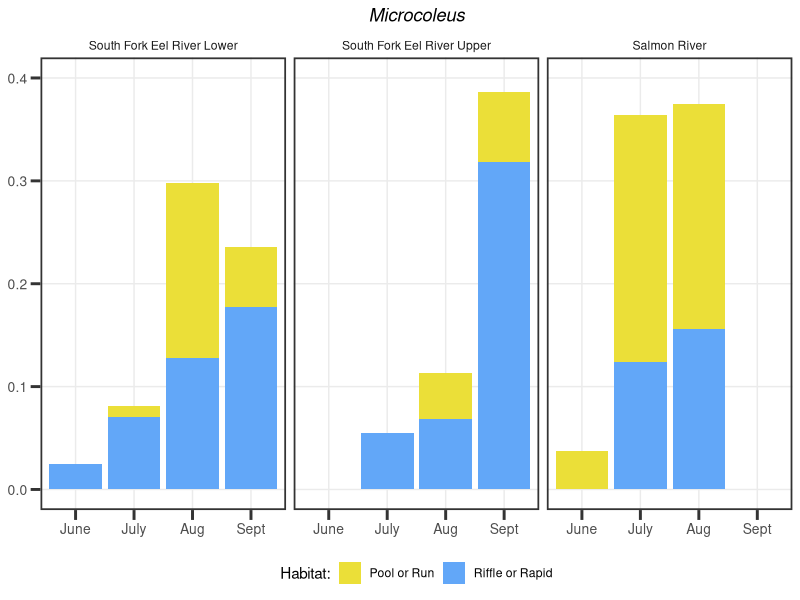
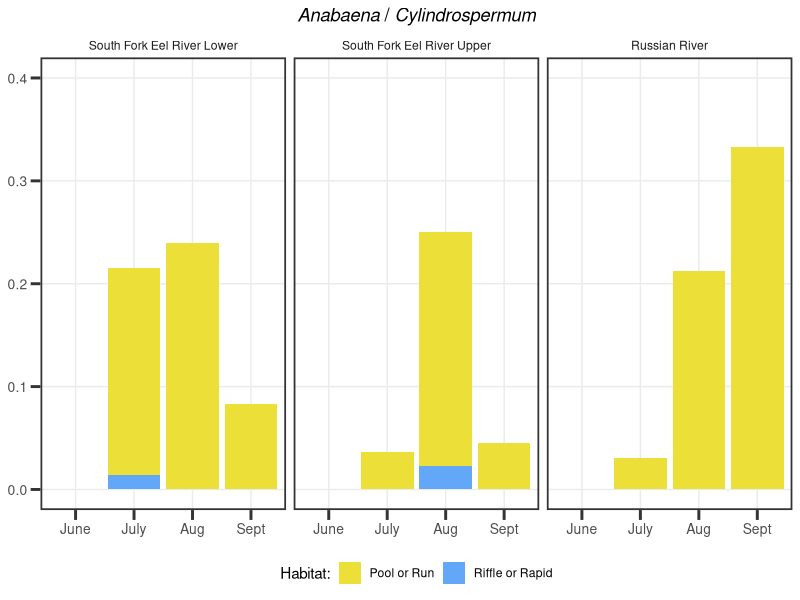
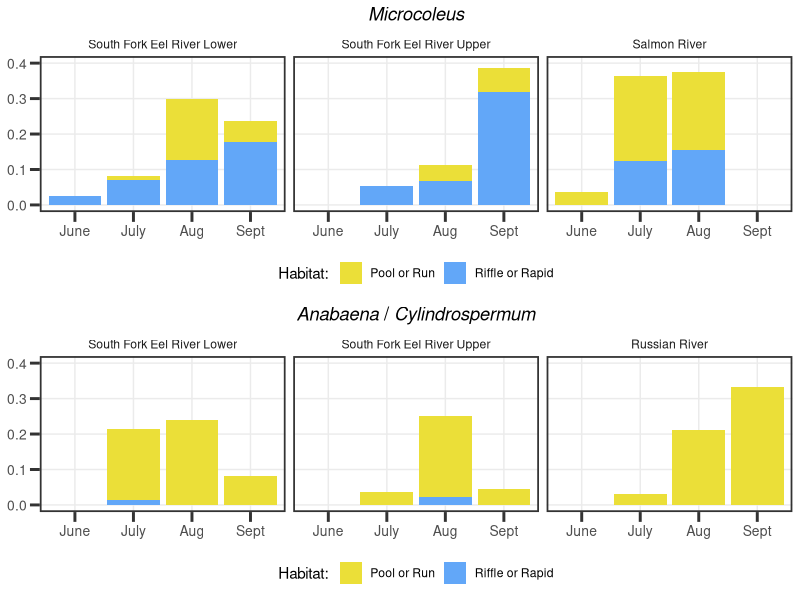
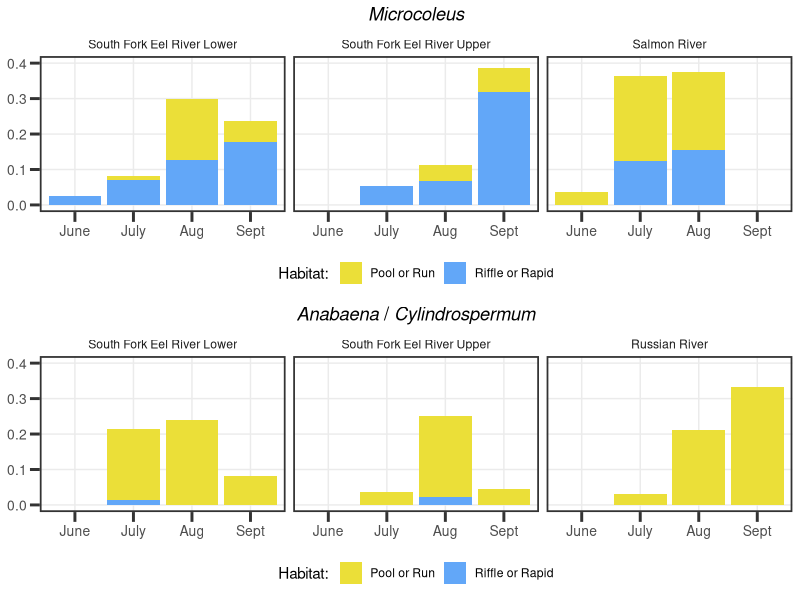

R code for these plots, in order:
#### Supplemental figures related to habitat occupied by benthic cyanobacteria
### Jordan Zabrecky
## last edited: 07.21.2025

# This figure shows the amount the proportion of observations of each target taxon
# in a quadrat during benthic surveys per month. Colors show different habitat (pool/run or
# riffle/rapid). 

#### (1) Loading libraries and anatoxins data ####

# loading libraries
lapply(c("tidyverse", "lubridate", "ggtext", "cowplot"), require, character.only = T)

# loading survey data including each transect 
# (y if present within 7.5-m of transect where habitat was recorded)
surveys <- read.csv("./data/EDI_data_package/benthic_surveys.csv") %>% 
  mutate(field_date = ymd(field_date)) %>% 
  mutate(month = month(field_date)) %>% 
  mutate(year = year(field_date))

#### (2) Summarizing data ####

# replace "y" and "n" with numbers for presence within a transect
surveys$Micro_pres[surveys$Micro_pres == "y"] <- 1
surveys$Ana_Cyl_pres[surveys$Ana_Cyl_pres == "y"] <- 1
surveys$Micro_pres[surveys$Micro_pres == "n"] <- 0
surveys$Ana_Cyl_pres[surveys$Ana_Cyl_pres == "n"] <- 0

# convert column type to numeric
surveys$Micro_pres <- as.numeric(surveys$Micro_pres)
surveys$Ana_Cyl_pres <- as.numeric(surveys$Ana_Cyl_pres)

# make column with "y/1" or "n/0" to indicate presence within quadrat
surveys <- surveys %>% 
  mutate(Micro_quadrat = case_when(Microcoleus > 0 ~ 1,
                                   TRUE ~ 0),
         Anacyl_quadrat = case_when(Anabaena_Cylindrospermum > 0 ~ 1,
                                 TRUE ~ 0))

# group by month, riffle_rapid, and site and count number of taxa-specific
# observations
summarized <- surveys %>% 
  dplyr::group_by(site, month, riffle_rapid) %>% 
  dplyr::summarize(num_micro = sum(Micro_pres),
                   num_anacyl = sum(Ana_Cyl_pres),
                   quadrat_micro = sum(Micro_quadrat),
                   quadrat_anacyl = sum(Anacyl_quadrat))

# get total number of transects surveyed for each site and month
# regardless of habitat
total <- surveys %>% 
  dplyr::group_by(site, month) %>% 
  dplyr::summarize(total_transects = length(transect))

# left join the two
summarized <- left_join(summarized, total, by = c("site", "month"))

# calculate proportion of transects that have taxa-specific observations
summarized$prop_micro_transect <- summarized$num_micro / summarized$total_transects
summarized$prop_micro_quadrat <- summarized$quadrat_micro / summarized$total_transects
summarized$prop_anacyl_transect <- summarized$num_anacyl / summarized$total_transects
summarized$prop_anacyl_quadrat <- summarized$quadrat_anacyl / summarized$total_transects

# remove NAs for when no habitat was recorded
summarized <- na.omit(summarized)

##### (3) Making figures ####

# set universal theme for all plots
theme_set(theme_bw() + theme(legend.position = "bottom",
                             panel.grid.minor = element_blank(),
                             panel.border = element_rect(linewidth = 1.2), axis.ticks = element_line(linewidth = 1),
                             axis.text.x = element_text(size = 10), axis.ticks.length=unit(.25, "cm"),
                             axis.text.y = element_text(size = 10), strip.background = element_blank(),
                             plot.title = element_markdown(hjust = 0.5)))

# need to make month a character
summarized$month <- as.character(summarized$month)

# separate out micro data and anabaena data (so site without taxa does not plot!)
micro_summarized <- summarized %>% 
  filter(site != "RUS")
anacyl_summarized <- summarized %>% 
  # while one reach had a single anabaena siting, it was not in quadrat
  filter(site != "SAL")

## Using quadrat presence absence data 
# (aka if taxon was in quadrat where habitat was recorded)

# factor to get preferred ordering for ggplot
micro_summarized$site_f <- factor(micro_summarized$site, levels = c("SFE-M", "SFE-SH",
                                                                    "SAL"))
anacyl_summarized$site_f <- factor(anacyl_summarized$site, levels = c("SFE-M", "SFE-SH",
                                                                      "RUS"))

# microcoleus
quadrat_micro <- ggplot(data = micro_summarized, aes(x = month, y = prop_micro_quadrat, fill = riffle_rapid)) +
  geom_bar(position="stack", stat = "identity") +
  scale_x_discrete(labels = c("June", "July", "Aug", "Sept")) +
  scale_y_continuous(limits = c(0, 0.4)) +
  scale_fill_manual("Habitat:", labels = c("Pool or Run", "Riffle or Rapid"),
                    values = c("#ebdf38", "#62a7f8")) +
  facet_wrap(~site_f, labeller =  as_labeller(c(`SAL` = "Salmon River", 
                                              `SFE-M`= "South Fork Eel River Lower",
                                              `SFE-SH` = "South Fork Eel River Upper"))) +
  labs(x = NULL, y = NULL, title = "*Microcoleus*")
quadrat_micro

# anabaena
quadrat_anacyl <- ggplot(data = anacyl_summarized, aes(x = month, y = prop_anacyl_quadrat, fill = riffle_rapid)) +
  geom_bar(position="stack", stat = "identity") +
  scale_x_discrete(labels = c("June", "July", "Aug", "Sept")) +
  scale_y_continuous(limits = c(0, 0.4)) +
  scale_fill_manual("Habitat:", labels = c("Pool or Run", "Riffle or Rapid"),
                    values = c("#ebdf38", "#62a7f8")) +
  facet_wrap(~site_f, labeller =  as_labeller(c(`RUS` = "Russian River", 
                                              `SFE-M`= "South Fork Eel River Lower",
                                              `SFE-SH` = "South Fork Eel River Upper"))) +
  labs(x = NULL, y = NULL, title = "*Anabaena* / *Cylindrospermum*")
quadrat_anacyl

# putting togther plots
final <- plot_grid(quadrat_micro, quadrat_anacyl, ncol = 1)
final

# save
ggsave("./figures/sfig_habitats_notfinal.tiff", dpi = 600, 
       width=16, height=14, unit="cm")

#### (4) Misc. Q ####

## Q: how much of riffle is covered by Microcoleus?
q <- surveys %>% 
  filter(site == "SFE-M" & riffle_rapid == "y") %>% 
  dplyr::group_by(field_date) %>% 
  dplyr::summarize(micro_cover = mean(Microcoleus))
